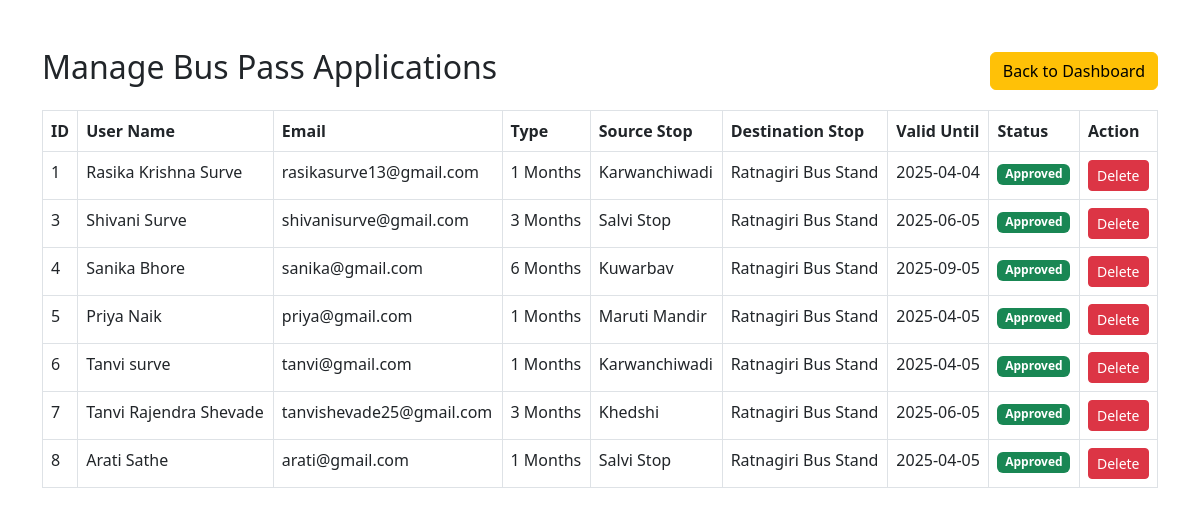
/admin/admin_passes.php (signed in), run on the app's committed database.
### tables this page shows
CREATE TABLE `bus_pass` (
  `id` int(11) NOT NULL,
  `user_id` int(11) NOT NULL,
  `pass_type` enum('1','3','6','12') NOT NULL,
  `valid_until` date NOT NULL,
  `status` enum('pending','approved','rejected') DEFAULT 'pending',
  `renewed` tinyint(1) DEFAULT 0,
  `download_link` varchar(255) DEFAULT NULL,
  `created_at` timestamp NOT NULL DEFAULT current_timestamp(),
  `updated_at` timestamp NOT NULL DEFAULT current_timestamp() ON UPDATE current_timestamp(),
  `source_stop` varchar(255) NOT NULL,
  `destination_stop` varchar(255) NOT NULL,
  `payment_status` enum('pending','paid') DEFAULT 'pending',
  `total_fare` decimal(10,2) NOT NULL DEFAULT 0.00,
  `discount_percent` int(11) DEFAULT 0,
  `discount_amount` decimal(10,2) NOT NULL DEFAULT 0.00,
  `final_paid_amount` decimal(10,2) NOT NULL DEFAULT 0.00
);

CREATE TABLE `users` (
  `id` int(11) NOT NULL,
  `name` varchar(100) NOT NULL,
  `email` varchar(100) NOT NULL,
  `password` varchar(255) NOT NULL,
  `user_type` enum('student','kamgar') NOT NULL,
  `institution_name` varchar(255) DEFAULT NULL,
  `company_name` varchar(255) DEFAULT NULL,
  `created_at` timestamp NOT NULL DEFAULT current_timestamp(),
  `photo` varchar(255) DEFAULT NULL
);

### admin/admin_passes.php (the view, shortened to what this page needs)
<?php
include "../config.php";
$query = "
    SELECT
        bp.id, bp.user_id, bp.pass_type, bp.valid_until, bp.status,
        u.name AS full_name, u.email, u.user_type,
        u.institution_name, u.company_name,
        bp.source_stop, bp.destination_stop
    FROM bus_pass bp
    JOIN users u ON bp.user_id = u.id;
";
$result = $conn->query($query);
?>
<!DOCTYPE html>
<html lang="en">
<head>
    <link href="https://cdn.jsdelivr.net/npm/bootstrap@5.3.0/dist/css/bootstrap.min.css" rel="stylesheet">
</head>
<body>
<div class="container mt-5">
    <div class="d-flex justify-content-between align-items-center mb-3">
       <h2>Manage Bus Pass Applications</h2>
        <a href="admin_dashboard.php" class="btn btn-warning">Back to Dashboard</a>
    </div>
    <table class="table table-bordered">
        <thead>
            <tr>
                <th>ID</th>
                <th>User Name</th>
                <th>Email</th>
                <th>Type</th>
                <th>Source Stop</th>
                <th>Destination Stop</th>
                <th>Valid Until</th>
                <th>Status</th>
                <th>Action</th>
            </tr>
        </thead>
        <tbody>
            <?php while ($row = $result->fetch_assoc()): ?>
                <tr>
                    <td><?= $row["id"] ?></td>
                    <td><?= htmlspecialchars($row["full_name"]) ?></td>
                    <td><?= htmlspecialchars($row["email"]) ?></td>
                    <td><?= ucfirst(htmlspecialchars($row["pass_type"])) ?> Months</td>
                    <td><?= htmlspecialchars($row["source_stop"]) ?></td>
                    <td><?= htmlspecialchars($row["destination_stop"]) ?></td>
                    <td><?= htmlspecialchars($row["valid_until"]) ?></td>
                    <td>
                        <span class="badge bg-<?= ($row["status"] == "approved") ? "success" : "warning" ?>">
                            <?= ucfirst(htmlspecialchars($row["status"])) ?>
                        </span>
                    </td>
                    <td>
                        <form id="delete_form_<?= $row['id'] ?>" method="POST" style="display:inline;">
                            <button type="button" class="btn btn-danger btn-sm" onclick="confirmDelete(<?= $row['id'] ?>)">Delete</button>
                        </form>
                    </td>
                </tr>
            <?php endwhile; ?>
        </tbody>
    </table>
</div>
</body>
</html>

### data on the page
bus_pass: id "1", user.name "Rasika Krishna Surve", user.email "rasikasurve13@gmail.com", pass_type "1", source_stop "Karwanchiwadi", destination_stop "Ratnagiri Bus Stand", valid_until "2025-04-04", status "Approved"
bus_pass: id "3", user.name "Shivani Surve", user.email "shivanisurve@gmail.com", pass_type "3", source_stop "Salvi Stop", destination_stop "Ratnagiri Bus Stand", valid_until "2025-06-05", status "Approved"
bus_pass: id "4", user.name "Sanika Bhore", user.email "sanika@gmail.com", pass_type "6", source_stop "Kuwarbav", destination_stop "Ratnagiri Bus Stand", valid_until "2025-09-05", status "Approved"
bus_pass: id "5", user.name "Priya Naik", user.email "priya@gmail.com", pass_type "1", source_stop "Maruti Mandir", destination_stop "Ratnagiri Bus Stand", valid_until "2025-04-05", status "Approved"
bus_pass: id "6", user.name "Tanvi surve", user.email "tanvi@gmail.com", pass_type "1", source_stop "Karwanchiwadi", destination_stop "Ratnagiri Bus Stand", valid_until "2025-04-05", status "Approved"
bus_pass: id "7", user.name "Tanvi Rajendra Shevade", user.email "tanvishevade25@gmail.com", pass_type "3", source_stop "Khedshi", destination_stop "Ratnagiri Bus Stand", valid_until "2025-06-05", status "Approved"
bus_pass: id "8", user.name "Arati Sathe", user.email "arati@gmail.com", pass_type "1", source_stop "Salvi Stop", destination_stop "Ratnagiri Bus Stand", valid_until "2025-04-05", status "Approved"
